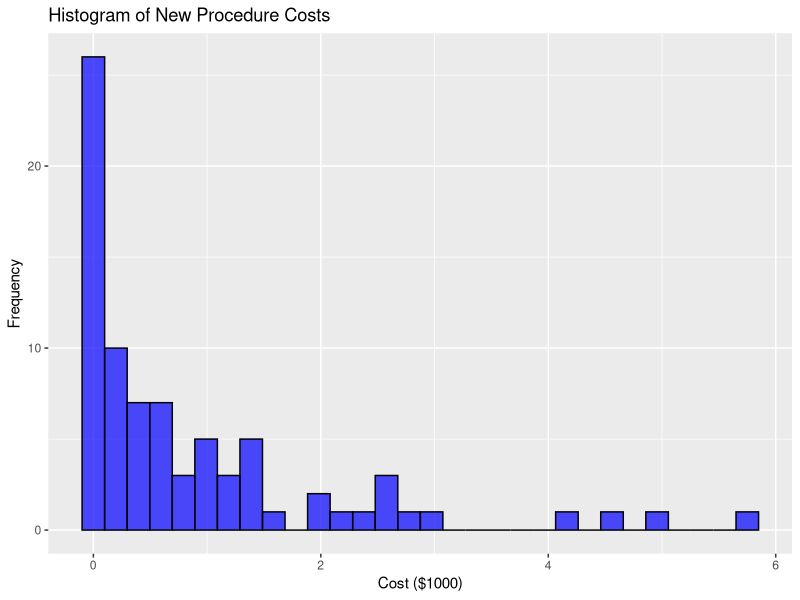
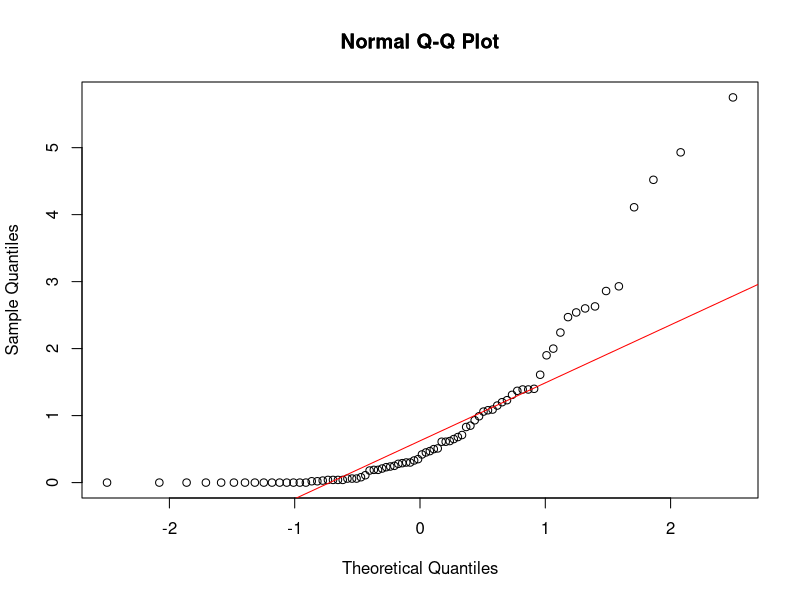
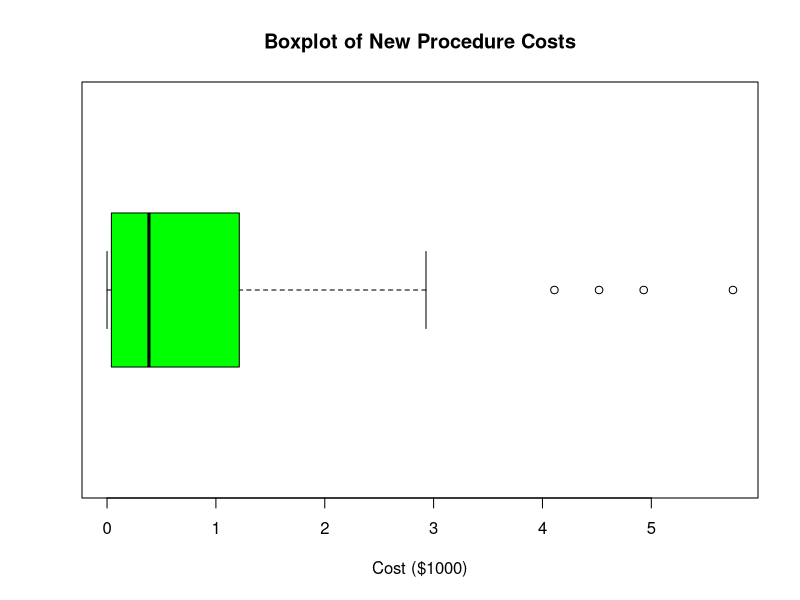
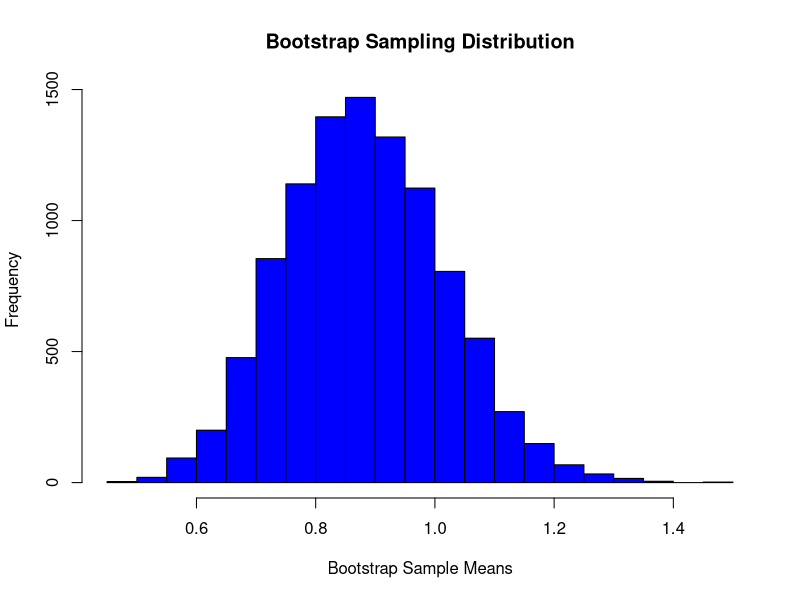
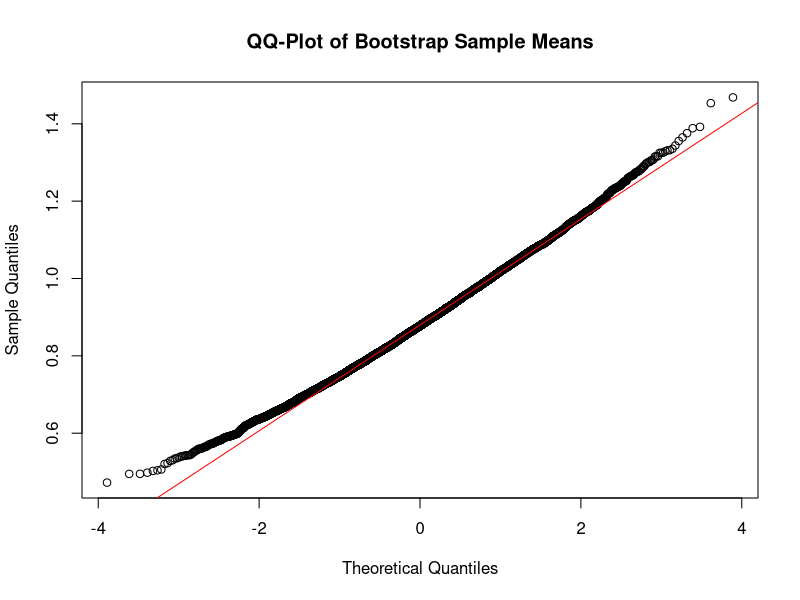
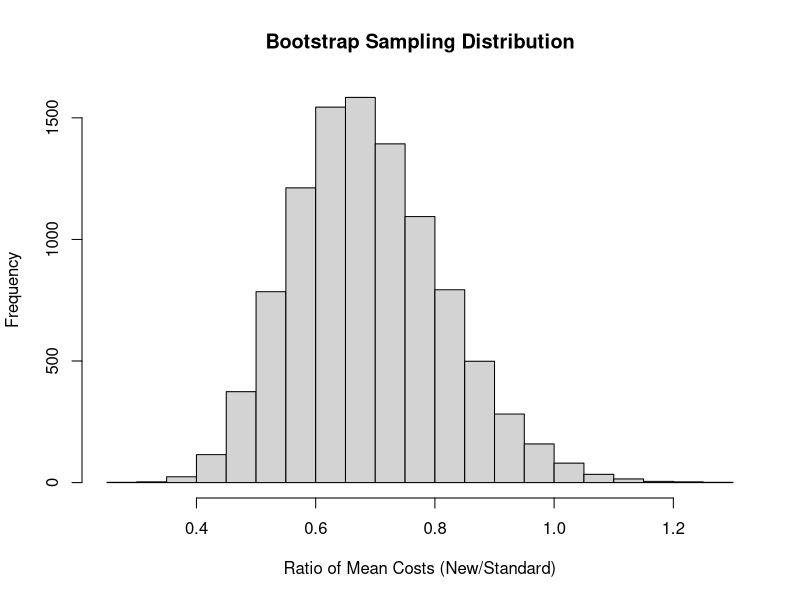
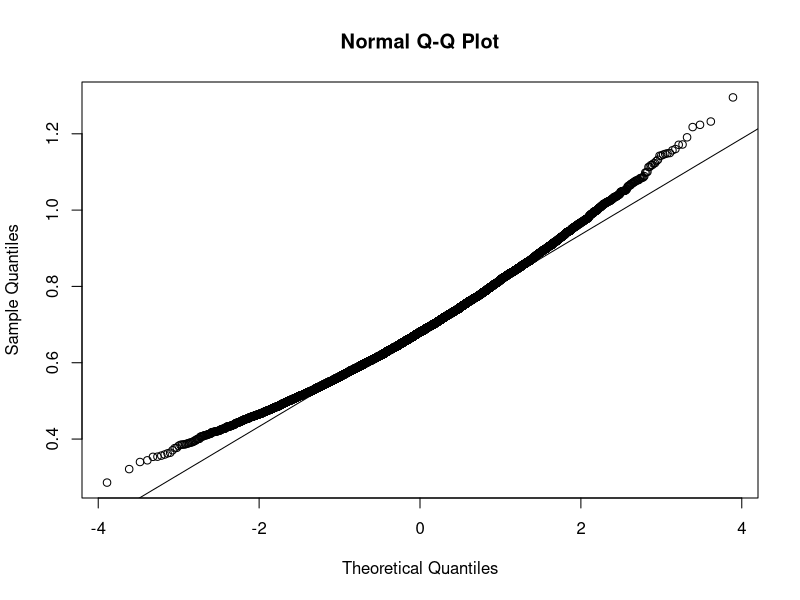
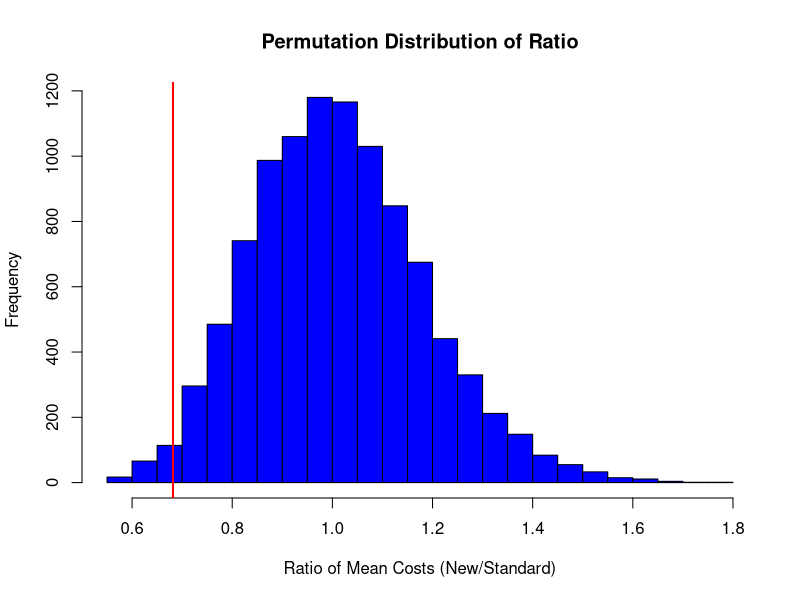

These figures' R source, in order:
# Get and print the current working directory
current_directory <- getwd()
print(current_directory)

# Change the working directory to a specific path
setwd("/Users/kaiyangqian/Rcode")

#1a
library(readr)
library(ggplot2)
library(stats)

# Load the data
data <- read_csv("ProcedureCost.csv")

# Filter data for the new procedure (coded as "2")
subdata <- subset(data, Procedure == 2)

# Plot a histogram
ggplot(subdata, aes(x = Cost)) +
  geom_histogram(bins = 30, fill = "blue", color = "black", alpha = 0.7) +
  labs(x = "Cost ($1000)", y = "Frequency") +
  ggtitle("Histogram of New Procedure Costs")

# Plot a normal quantile plot (Q-Q plot)
qqnorm(subdata$Cost)
qqline(subdata$Cost, col = "red")
title("Normal Q-Q Plot")

# Plot a boxplot
boxplot(subdata$Cost, horizontal = TRUE, col = "green",
        xlab = "Cost ($1000)", main = "Boxplot of New Procedure Costs")



#1c
# Calculate the mean
mean_cost <- mean(subdata$Cost)

# Calculate the standard deviation
sd_cost <- sd(subdata$Cost)

# Display the mean and standard deviation
cat("Mean Cost: ", mean_cost, "\n")
cat("Standard Deviation Cost: ", sd_cost, "\n")


#1d
# Number of iterations
n_iterations <- 10000

# Create an empty vector to store bootstrap sample means
bootstrap_means <- numeric(n_iterations)

# Set seed
set.seed(1011)

# Perform the bootstrap
for (i in 1:n_iterations) {
  # Sample with replacement from the "Cost" variable
  bootstrap_sample <- sample(subdata$Cost, length(subdata$Cost), replace = TRUE)
  bootstrap_means[i] <- mean(bootstrap_sample)
}

# Create a histogram of bootstrap sample means
hist(bootstrap_means, breaks = 30, main = "Bootstrap Sampling Distribution",
     xlab = "Bootstrap Sample Means", ylab = "Frequency", col = "blue", border = "black")

# Create a QQ-plot of bootstrap sample means
qqnorm(bootstrap_means, main = "QQ-Plot of Bootstrap Sample Means")
qqline(bootstrap_means, col = "red")


#1f
# Calculate the bootstrap mean
bootstrap_mean <- mean(bootstrap_means)

# Calculate the standard error of the mean
bootstrap_se <- sd(bootstrap_means)

# Calculate the bias
sample_mean <- mean(subdata$Cost)  # Original sample mean
bias <- bootstrap_mean - sample_mean

# Print the results
cat("Bootstrap Mean:", bootstrap_mean, "\n")
cat("Standard Error of the Mean:", bootstrap_se, "\n")
cat("Bias:", bias, "\n")


#1g
# Calculate the 95% normal percentile confidence interval
confidence_level <- 0.95
z <- qnorm(1 - (1 - confidence_level) / 2)
se <- sd(bootstrap_means) 
lower_limit <- mean(bootstrap_means) - z * se
upper_limit <- mean(bootstrap_means) + z * se

# Coverage of CI at lower end
lower_end <- sum(bootstrap_means < lower_limit)/n_iterations

# Coverage of CI at upper end
upper_end <- sum(bootstrap_means > upper_limit)/n_iterations

# Print the results
cat("Lower limit of 95% normal percentile CI:", lower_limit, "\n")
cat("Upper limit of 95% normal percentile CI:", upper_limit, "\n")
cat("Coverage of CI at lower end:", lower_end, "\n")
cat("Coverage of CI at upper end:", upper_end, "\n")

# Calculate the 95% bootstrap percentile confidence interval
bootstrap_CI <- quantile(bootstrap_means, c(0.025,0.975))

# Accuracy of the bootstrap CI bias/SE
bootstrap_CI_Accuracy <- bias/se

# Print the results
cat("95% bootstrap percentile CI:", bootstrap_CI, "\n")
cat("Accuracy of the bootstrap CI:", bootstrap_CI_Accuracy, "\n")



#2a
library(readr)
library(boot)
# Change the working directory to a specific path
setwd("/Users/kaiyangqian/Rcode")

# Load the data
data <- read_csv("ProcedureCost.csv")

# Number of bootstrap samples
nboot <- 10000

# Create a function to calculate the ratio of means for each bootstrap sample
bootstrap_mean_ratio <- function(data, indices) {
  resampled_data <- data[indices, ]
  new_mean <- mean(resampled_data$Cost[resampled_data$Procedure == 2])
  standard_mean <- mean(resampled_data$Cost[resampled_data$Procedure == 1])
  return(new_mean / standard_mean)
}

# Perform the bootstrap resampling
set.seed(1013)  # Set a seed for reproducibility
boot_samples <- boot(data, statistic = bootstrap_mean_ratio, R = nboot)

# Plot a histogram of the bootstrap sampling distribution
hist(boot_samples$t, main = "Bootstrap Sampling Distribution",
     xlab = "Ratio of Mean Costs (New/Standard)")

# Create a QQ-plot of the bootstrap sampling distribution
qqnorm(boot_samples$t)
qqline(boot_samples$t)


#2c
# Calculate the bootstrap mean
bootstrap_mean <- mean(boot_samples$t)

# Calculate the standard error of the mean
bootstrap_se <- sd(boot_samples$t)

# Calculate the ratio of mean costs for the original data
original_ratio <- mean(data$Cost[data$Procedure == 2]) / mean(data$Cost[data$Procedure == 1])

# Calculate the bias
bias <- bootstrap_mean - original_ratio

# Print the results
cat("Bootstrap Mean: ", bootstrap_mean, "\n")
cat("Bootstrap Standard Error: ", bootstrap_se, "\n")
cat("Bias: ", bias, "\n")



#2d
# Calculate the 95% normal percentile confidence interval
confidence_level <- 0.95
z <- qnorm(1 - (1 - confidence_level) / 2)
lower_limit <- bootstrap_mean - z * bootstrap_se
upper_limit <- bootstrap_mean + z * bootstrap_se

# Coverage of CI at lower end
lower_end <- sum(boot_samples$t < lower_limit) / nboot

# Coverage of CI at upper end
upper_end <- sum(boot_samples$t > upper_limit) / nboot

# Calculate the 95% bootstrap percentile confidence interval
bootstrap_CI <- quantile(boot_samples$t, c(0.025, 0.975))

# Accuracy of the bootstrap CI bias/SE
bootstrap_CI_Accuracy <- bias / bootstrap_se

# Print the results
cat("95% normal percentile CI:", lower_limit, upper_limit, "\n")
cat("Coverage of CI at lower end:", lower_end, "\n")
cat("Coverage of CI at upper end:", upper_end, "\n")
cat("95% bootstrap percentile CI:", bootstrap_CI, "\n")
cat("Accuracy of the bootstrap CI:", bootstrap_CI_Accuracy, "\n")



#3a
# Change the working directory to a specific path
setwd("/Users/kaiyangqian/Rcode")

# Read the CSV data into a dataframe
ProcedureCost <- read.csv("ProcedureCost.csv")

# Calculate the observed ratio of mean costs
observed_new_mean <- mean(ProcedureCost$Cost[ProcedureCost$Procedure == 2])
observed_standard_mean <- mean(ProcedureCost$Cost[ProcedureCost$Procedure == 1])
observed_ratio <- observed_new_mean / observed_standard_mean

# Number of permutations
n_permutations <- 10000

# Create an empty vector to store permuted ratios
permuted_ratios <- numeric(n_permutations)

# Perform the permutation test
for (i in 1:n_permutations) {
  # Permute the "Procedure" labels
  permuted_procedure <- sample(ProcedureCost$Procedure, replace = FALSE)
  
  # Calculate the ratio of mean costs for this permutation
  new_mean <- mean(ProcedureCost$Cost[permuted_procedure == 2])
  standard_mean <- mean(ProcedureCost$Cost[permuted_procedure == 1])
  ratio <- new_mean / standard_mean
  
  permuted_ratios[i] <- ratio
}

# Create a histogram of the permutation distribution
hist(permuted_ratios, breaks = 30, main = "Permutation Distribution of Ratio",
     xlab = "Ratio of Mean Costs (New/Standard)", ylab = "Frequency", col = "blue", border = "black")

# Add a vertical line at the observed ratio
abline(v = observed_ratio, col = "red", lwd = 2)



#3b
# Calculate the two-sided p-value
p_value <- 2 * max(sum(permuted_ratios <= observed_ratio) + 1, sum(permuted_ratios >= observed_ratio) + 1) / (n_permutations + 1)

# Print the p-value
cat("The p-value is", p_value)


#4a
# Define the LOS data for both hospitals
cauchy_general <- c(3, 3, 4, 5, 5, 5, 6, 7, 7, 8, 9, 15)
skellam_memorial <- c(6, 7, 7, 7, 8, 8, 8, 9, 9, 10, 10, 11, 13, 13, 15)

# Perform the Wilcoxon rank-sum test with continuity correction and specify the historic median (mu = 9)
result <- wilcox.test(cauchy_general, skellam_memorial, alternative = "two.sided", mu = 9, exact = FALSE)

# Print the test result
print(result)



#4b
# Set up the 2x1 panel layout
par(mfrow = c(2, 1))

# Create a histogram for Cauchy General
hist(
  cauchy_general,
  breaks = seq(0, 16, by = 2),
  main = "Histogram of LOS for Cauchy General",
  xlab = "Length of Stay (days)",
  ylab = "Frequency",
  col = "lightyellow"
)

# Create a histogram for Skellam Memorial
hist(
  skellam_memorial,
  breaks = seq(0, 16, by = 2),
  main = "Histogram of LOS for Skellam Memorial",
  xlab = "Length of Stay (days)",
  ylab = "Frequency",
  col = "lightblue"
)

#4c
# Perform the Wilcoxon rank-sum test
wilcox_result <- wilcox.test(cauchy_general, skellam_memorial, alternative = "two.sided", exact = FALSE)

# Print the test result
print(wilcox_result)